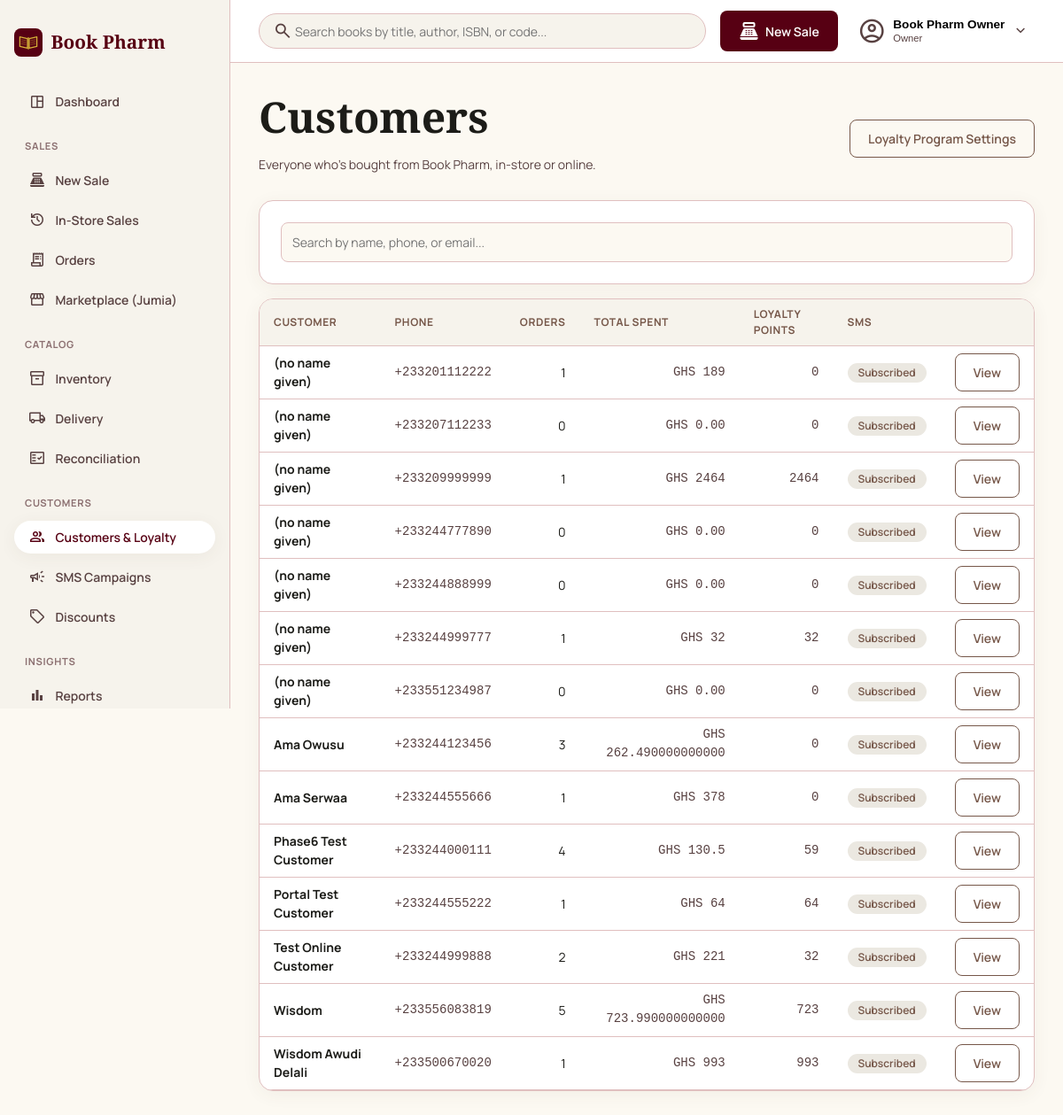
The app's page /portal/customers/ (signed in) with its own data.
### apps/accounts/models.py (models this page shows, shortened)
class User(AbstractBaseUser, PermissionsMixin):
    class Role(models.TextChoices):
        OWNER = 'OWNER', 'Owner'
        ATTENDANT = 'ATTENDANT', 'Attendant'
    email = models.EmailField(unique=True)
    full_name = models.CharField(max_length=150, blank=True)
    role = models.CharField(max_length=10, choices=Role.choices, default=Role.OWNER)
    is_active = models.BooleanField(default=True)
    is_staff = models.BooleanField(default=False)
    date_joined = models.DateTimeField(default=timezone.now)
    objects = UserManager()
    USERNAME_FIELD = 'email'
    REQUIRED_FIELDS = []

### apps/customers/models.py (models this page shows, shortened)
class Customer(models.Model):
    phone = models.CharField(max_length=13, unique=True)
    full_name = models.CharField(max_length=150, blank=True)
    email = models.EmailField(blank=True)
    birthday = models.DateField(null=True, blank=True)
    loyalty_points = models.IntegerField(default=0)
    sms_opt_out = models.BooleanField(default=False)
    created_at = models.DateTimeField(auto_now_add=True)
    class Meta:
        ordering = ['full_name', 'phone']

### apps/portal/customer_views.py (the view)
# urls.py: path('customers/', customer_views.customer_list, name='customer_list'),
@login_required
def customer_list(request):
    return _render_list(request)

### apps/portal/customer_views.py (called while the page is built)
def _list_context(request):
    query = request.GET.get('q', '').strip()
    qs = Customer.objects.all()
    if query:
        qs = qs.filter(Q(full_name__icontains=query) | Q(phone__icontains=query) | Q(email__icontains=query))
    qs = qs.annotate(
        order_count=Count('sales', filter=Q(sales__payment_status=Sale.PaymentStatus.PAID)),
        total_spent=Sum('sales__total', filter=Q(sales__payment_status=Sale.PaymentStatus.PAID)),
    ).order_by('full_name', 'phone')
    paginator = Paginator(qs, PAGE_SIZE)
    return {
        'active_nav': 'customers',
        'page_obj': paginator.get_page(request.GET.get('page')),
        'query': query,
    }

def _render_list(request, extra_context=None):
    context = _list_context(request)
    context.update(extra_context or {})
    template = CONTENT_TEMPLATE if _is_htmx(request) else PAGE_TEMPLATE
    return render(request, template, context)

### apps/portal/htmx.py (called while the page is built)
def is_htmx(request):
    return request.headers.get('HX-Request') == 'true'

### apps/storefront/cart.py (called while the page is built)
    def __len__(self):
        return sum(self.cart.values())

### apps/storefront/context_processors.py (called while the page is built)
def cart_context(request):
    return {'cart_count': len(Cart(request))}

def nav_context(request):
    return {'nav_categories': Category.objects.all()}

def google_maps_context(request):
    return {'google_maps_api_key': settings.GOOGLE_MAPS_API_KEY}

### templates/portal/customers/list.html (shortened to what this page needs)
{% extends 'portal/base.html' %}
{% block content %}
{% include 'portal/customers/_content.html' %}
{% endblock %}

### templates/portal/base.html (shortened to what this page needs)
{% load static %}
<!DOCTYPE html>
<html lang="en">
<head>
  <link rel="stylesheet" href="{% static 'css/base.css' %}">
  <link rel="stylesheet" href="{% static 'css/theme-portal.css' %}">
  <link rel="stylesheet" href="{% static 'css/portal-layout.css' %}">
</head>
<body>
  <div class="portal-shell" x-data="{ sidebarOpen: false }">
    <aside class="portal-sidebar" :class="{ 'is-open': sidebarOpen }">
      <a class="portal-sidebar__brand" href="{% url 'portal:dashboard' %}">
        <img src="{% static 'img/logo.svg' %}" alt="" width="32" height="32">
        <span>Book Pharm</span>
      </a>
      <nav class="portal-sidebar__nav" @click="sidebarOpen = false">
        <a href="{% url 'portal:dashboard' %}" class="{% if active_nav == 'dashboard' %}is-active{% endif %}">
          <span class="material-symbols-outlined">space_dashboard</span> Dashboard
        </a>
        <p class="portal-sidebar__section-label">Sales</p>
        <a href="{% url 'portal:register_create' %}" class="{% if active_nav == 'register' %}is-active{% endif %}">
          <span class="material-symbols-outlined">point_of_sale</span> New Sale
        </a>
        <a href="{% url 'portal:register_list' %}" class="{% if active_nav == 'register_list' %}is-active{% endif %}">
          <span class="material-symbols-outlined">history</span> In-Store Sales
        </a>
        <a href="{% url 'portal:order_list' %}" class="{% if active_nav == 'orders' %}is-active{% endif %}">
          <span class="material-symbols-outlined">receipt_long</span> Orders
        </a>
        <a href="{% url 'portal:marketplace_list' %}" class="{% if active_nav == 'marketplace' %}is-active{% endif %}">
          <span class="material-symbols-outlined">storefront</span> Marketplace (Jumia)
        </a>
        <p class="portal-sidebar__section-label">Catalog</p>
        <a href="{% url 'portal:book_list' %}" class="{% if active_nav == 'catalog' %}is-active{% endif %}">
          <span class="material-symbols-outlined">inventory_2</span> Inventory
        </a>
        <a href="{% url 'portal:delivery_settings' %}" class="{% if active_nav == 'delivery' %}is-active{% endif %}">
          <span class="material-symbols-outlined">local_shipping</span> Delivery
        </a>
        <a href="{% url 'portal:reconciliation_list' %}" class="{% if active_nav == 'reconciliation' %}is-active{% endif %}">
          <span class="material-symbols-outlined">fact_check</span> Reconciliation
        </a>
        <p class="portal-sidebar__section-label">Customers</p>
        <a href="{% url 'portal:customer_list' %}" class="{% if active_nav == 'customers' %}is-active{% endif %}">
          <span class="material-symbols-outlined">group</span> Customers &amp; Loyalty
        </a>
        <a href="{% url 'portal:campaign_list' %}" class="{% if active_nav == 'messaging' %}is-active{% endif %}">
          <span class="material-symbols-outlined">campaign</span> SMS Campaigns
        </a>
        <a href="{% url 'portal:discount_list' %}" class="{% if active_nav == 'discounts' %}is-active{% endif %}">
          <span class="material-symbols-outlined">sell</span> Discounts
        </a>
        <p class="portal-sidebar__section-label">Insights</p>
        <a href="{% url 'portal:reports_sales' %}" class="{% if active_nav == 'reports' %}is-active{% endif %}">
          <span class="material-symbols-outlined">bar_chart</span> Reports
        </a>
      </nav>
    </aside>
    <div class="portal-columns">
      <header class="portal-topbar">
        <form class="portal-topbar__search" method="get" action="{% url 'portal:book_list' %}" x-data="{ searchOpen: false }" :class="{ 'is-open': searchOpen }">
          <button type="button" class="portal-topbar__search-toggle" @click="searchOpen = !searchOpen" aria-label="Toggle search">
            <span class="material-symbols-outlined">search</span>
          </button>
          <input type="search" name="q" placeholder="Search books by title, author, ISBN, or code...">
        </form>
        <a href="{% url 'portal:register_create' %}" class="btn btn--primary portal-topbar__new-sale">
          <span class="material-symbols-outlined">point_of_sale</span> <span class="portal-topbar__new-sale-label">New Sale</span>
        </a>
        <div class="portal-topbar__user" x-data="{ open: false }" @click.outside="open = false">
          <button type="button" class="portal-topbar__user-trigger" @click="open = !open">
            <span class="material-symbols-outlined">account_circle</span>
            <span class="portal-topbar__user-meta">
              <span class="portal-topbar__user-name">{{ request.user.full_name|default:request.user.email }}</span>
              <span class="portal-topbar__user-role">{{ request.user.get_role_display }}</span>
            </span>
            <span class="material-symbols-outlined portal-topbar__user-chevron" :class="{ 'is-open': open }">expand_more</span>
          </button>
        </div>
      </header>
      <main class="portal-main">
        {% block content %}{% endblock %}
      </main>
    </div>
  </div>
</body>
</html>

### templates/portal/customers/_content.html (shortened to what this page needs)
<div id="customer-content">
  <header class="portal-page-header">
    <div>
      <h1>Customers</h1>
      <p class="text-muted">Everyone who's bought from Book Pharm, in-store or online.</p>
    </div>
    <a class="btn btn--secondary" href="{% url 'portal:loyalty_settings' %}">Loyalty Program Settings</a>
  </header>
  <form class="toolbar card" hx-get="{% url 'portal:customer_list' %}" hx-target="#customer-content" hx-swap="outerHTML" hx-trigger="change, submit">
    <input type="search" name="q" value="{{ query }}" placeholder="Search by name, phone, or email...">
  </form>
  <div class="card catalog-table-card">
    <table class="table">
      <thead>
        <tr>
          <th>Customer</th>
          <th>Phone</th>
          <th class="text-right">Orders</th>
          <th class="text-right">Total Spent</th>
          <th class="text-right">Loyalty Points</th>
          <th>SMS</th>
          <th></th>
        </tr>
      </thead>
      <tbody>
        {% for customer in page_obj %}
        <tr>
          <td><strong>{{ customer.full_name|default:"(no name given)" }}</strong></td>
          <td class="mono">{{ customer.phone }}</td>
          <td class="text-right">{{ customer.order_count }}</td>
          <td class="text-right mono">GHS {{ customer.total_spent|default:"0.00" }}</td>
          <td class="text-right mono">{{ customer.loyalty_points }}</td>
          <td>{% if customer.sms_opt_out %}<span class="badge">Opted out</span>{% else %}<span class="badge badge--ok">Subscribed</span>{% endif %}</td>
          <td class="text-right">
            <a class="btn btn--secondary" href="{% url 'portal:customer_detail' customer.pk %}">View</a>
          </td>
        </tr>
        {% empty %}
        <tr><td colspan="7" class="text-muted">No customers yet{% if query %} matching &ldquo;{{ query }}&rdquo;{% endif %}.</td></tr>
        {% endfor %}
      </tbody>
    </table>
  </div>
</div>

### static/css/base.css (style rules this page uses)
*, *::before, *::after { box-sizing: border-box; }
body { margin: 0; background: var(--color-background); color: var(--color-on-background); font-family: var(--font-body); font-size: var(--text-body-md-size); line-height: var(--text-body-md-line); }
h1, h2, h3, h4 { font-family: var(--font-display); margin: 0 0 var(--space-stack-sm); color: var(--color-on-surface); }
h1 { font-size: var(--text-display-lg-size); font-weight: var(--text-display-lg-weight); line-height: var(--text-display-lg-line); }
a { color: var(--color-primary); }
.card { background: var(--color-surface-container-lowest); border: 1px solid var(--color-outline-variant); border-radius: var(--radius-lg); padding: var(--space-card-padding, 24px); box-shadow: 0 4px 20px rgba(92, 64, 51, 0.06); }
.btn { display: inline-block; font-family: var(--font-body); font-weight: 600; font-size: var(--text-body-md-size); border-radius: var(--radius-md); padding: 0.625rem 1.25rem; border: 1px solid transparent; cursor: pointer; text-decoration: none; }
.btn--primary { background: var(--color-primary); color: var(--color-on-primary); }
.btn--secondary { background: transparent; color: var(--color-secondary); border-color: var(--color-secondary); }
.badge { display: inline-block; border-radius: var(--radius-full); padding: 0.125rem 0.75rem; font-size: var(--text-label-md-size); font-weight: 600; background: var(--color-tertiary-container); color: var(--color-on-tertiary-container); }
.badge--ok { background: var(--color-surface-container-high); color: var(--color-secondary); }
.text-muted { color: var(--color-on-surface-variant); }
.text-right { text-align: right; }
.mono { font-family: monospace; color: var(--color-on-surface-variant); }
input[type="text"], input[type="search"], input[type="number"], input[type="email"], input[type="password"], input[type="date"], select, textarea { width: 100%; background: var(--color-surface); border: 1px solid var(--color-outline-variant); border-radius: var(--radius-md); padding: 0.75rem; font-family: var(--font-body); font-size: var(--text-body-md-size); color: var(--color-on-surface); }

### static/css/theme-portal.css (style rules this page uses)
:root { --color-surface: #fcf9f2; --color-surface-dim: #dcdad3; --color-surface-bright: #fcf9f2; --color-surface-container-lowest: #ffffff; --color-surface-container-low: #f6f3ec; --color-surface-container: #f0eee7; --color-surface-container-high: #ebe8e1; --color-surface-container-highest: #e5e2db; --color-on-surface: #1c1c18; --color-on-surface-variant: #584141; --color-outline: #8c7071; --color-outline-variant: #e0bfbf; --color-primary: #570013; --color-on-primary: #ffffff; --color-primary-container: #800020; --color-on-primary-container: #ff828a; --color-secondary: #765749; --color-on-secondary: #ffffff; --color-secondary-container: #fed4c2; --color-on-secondary-container: #795a4c; --color-tertiary: #735c00; --color-on-tertiary: #ffffff; --color-tertiary-container: #cca730; --color-on-tertiary-container: #4f3d00; --color-error: #ba1a1a; --color-on-error: #ffffff; --color-error-container: #ffdad6; --color-on-error-container: #93000a; --color-background: #fcf9f2; --color-on-background: #1c1c18; --font-display: 'EB Garamond', serif; --font-body: 'Manrope', sans-serif; --text-display-lg-size: 48px; --text-display-lg-weight: 600; --text-display-lg-line: 1.2; --text-headline-lg-size: 32px; --text-headline-lg-weight: 500; --text-headline-lg-line: 1.3; --text-headline-md-size: 24px; --text-headline-md-weight: 500; --text-headline-md-line: 1.4; --text-body-lg-size: 16px; --text-body-lg-line: 1.6; --text-body-md-size: 14px; --text-body-md-line: 1.5; --text-label-md-size: 12px; --text-label-md-weight: 600; --text-label-md-tracking: 0.05em; --radius-sm: 0.25rem; --radius-md: 0.5rem; --radius-lg: 1rem; --radius-xl: 1.5rem; --radius-full: 9999px; --space-sidebar-width: 260px; --space-margin: 32px; --space-card-padding: 24px; --space-stack-sm: 8px; --space-stack-md: 16px; --space-stack-lg: 32px; }

### records on screen
User: user.full_name "Book Pharm Owner", user.role "Owner"
Customer: full_name "(no name given)", phone "+233201112222", order_count "1", total_spent "189", loyalty_points "0", sms_opt_out "Subscribed"
Customer: full_name "(no name given)", phone "+233207112233", order_count "0", total_spent "0.00", loyalty_points "0", sms_opt_out "Subscribed"
Customer: full_name "(no name given)", phone "+233209999999", order_count "1", total_spent "2464", loyalty_points "2464", sms_opt_out "Subscribed"
Customer: full_name "(no name given)", phone "+233244777890", order_count "0", total_spent "0.00", loyalty_points "0", sms_opt_out "Subscribed"
Customer: full_name "(no name given)", phone "+233244888999", order_count "0", total_spent "0.00", loyalty_points "0", sms_opt_out "Subscribed"
Customer: full_name "(no name given)", phone "+233244999777", order_count "1", total_spent "32", loyalty_points "32", sms_opt_out "Subscribed"
Customer: full_name "(no name given)", phone "+233551234987", order_count "0", total_spent "0.00", loyalty_points "0", sms_opt_out "Subscribed"
Customer: full_name "Ama Owusu", phone "+233244123456", order_count "3", total_spent "262.490000000000", loyalty_points "0", sms_opt_out "Subscribed"
Customer: full_name "Ama Serwaa", phone "+233244555666", order_count "1", total_spent "378", loyalty_points "0", sms_opt_out "Subscribed"
Customer: full_name "Phase6 Test Customer", phone "+233244000111", order_count "4", total_spent "130.5", loyalty_points "59", sms_opt_out "Subscribed"
Customer: full_name "Portal Test Customer", phone "+233244555222", order_count "1", total_spent "64", loyalty_points "64", sms_opt_out "Subscribed"
Customer: full_name "Test Online Customer", phone "+233244999888", order_count "2", total_spent "221", loyalty_points "32", sms_opt_out "Subscribed"
Customer: full_name "Wisdom", phone "+233556083819", order_count "5", total_spent "723.990000000000", loyalty_points "723", sms_opt_out "Subscribed"
Customer: full_name "Wisdom Awudi Delali", phone "+233500670020", order_count "1", total_spent "993", loyalty_points "993", sms_opt_out "Subscribed"
